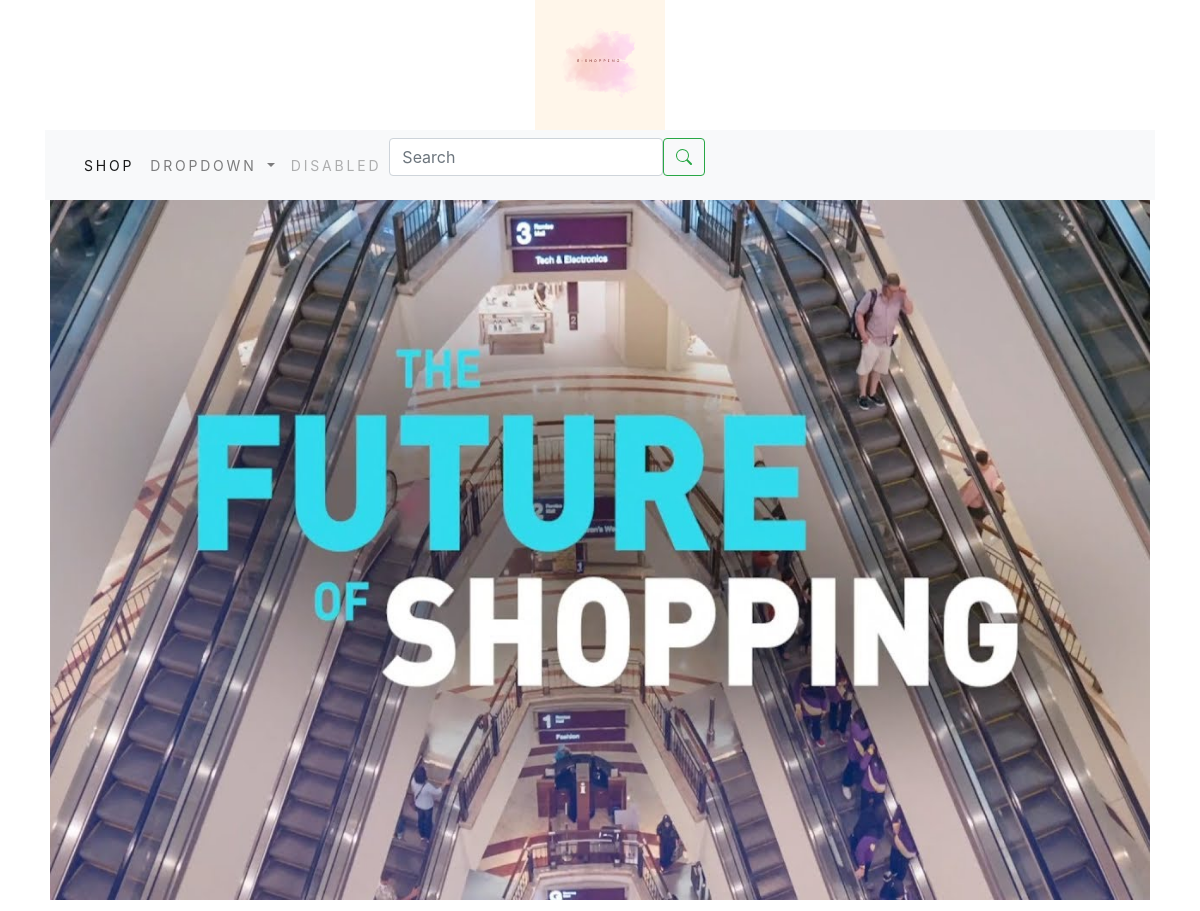
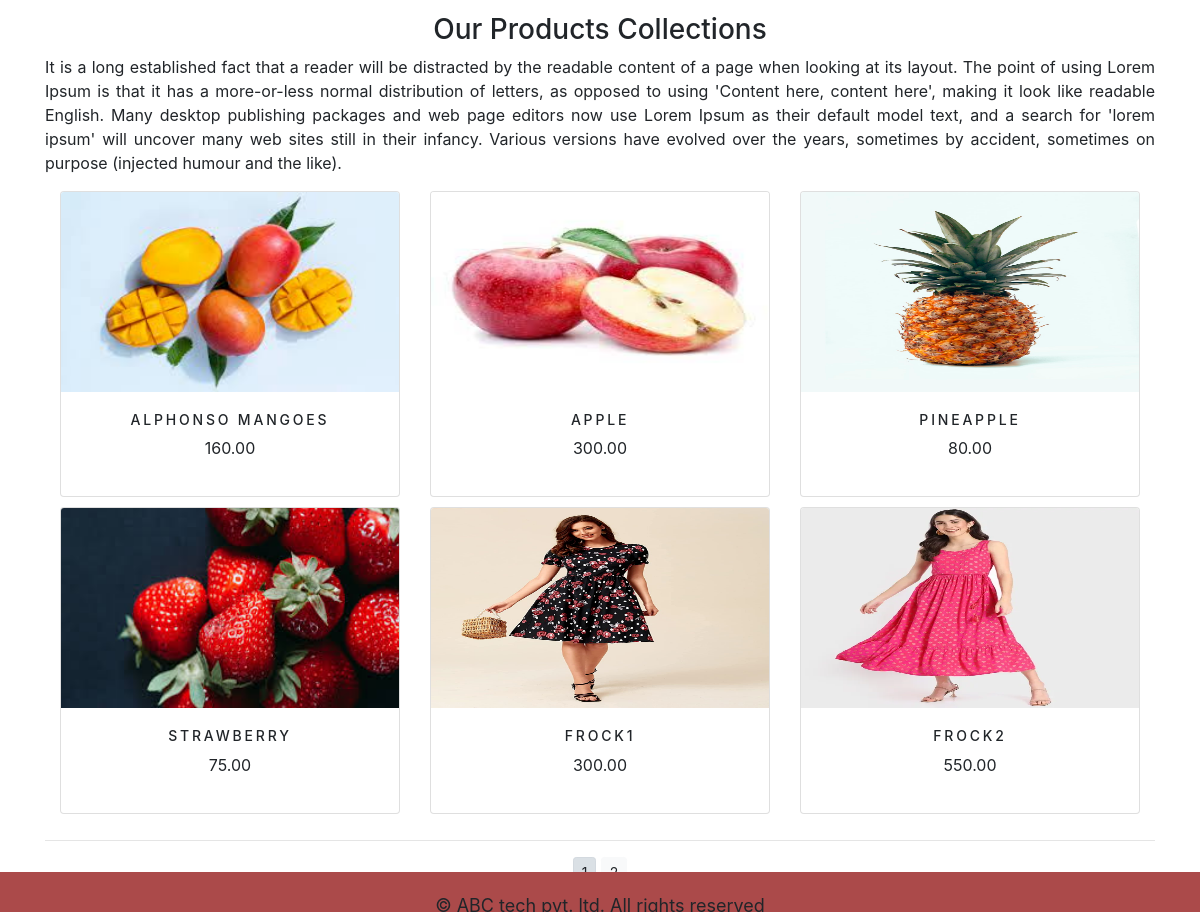
The page /shopapp/ on the database its author committed (2 pictures, top to bottom).
### shopapp/models.py (models this page shows)
class Product(models.Model):
    name=models.CharField(max_length=250,unique=True)
    slug=models.SlugField(max_length=250,unique=True)
    description=models.TextField(blank=True)
    price=models.DecimalField(max_digits=10,decimal_places=2)
    category=models.ForeignKey(Category,on_delete=models.CASCADE)
    image=models.ImageField(upload_to='product',blank=True)
    stock=models.IntegerField()
    available=models.BooleanField(default=True)
    created=models.DateTimeField(auto_now_add=True)
    updated=models.DateTimeField(auto_now=True)
    def get_url(self):
        return reverse('shopapp:prodCatdetail',args=[self.category.slug,self.slug])
    class Meta:
        ordering=('name',)
        verbose_name='product'
        verbose_name_plural='products'
    def __str__(self):
        return '{}' .format(self.name)

### shopapp/views.py (the view)
# urls.py: path('',views.allProdCat,name='allProdCat'),
def allProdCat(request,c_slug=None):
    c_page=None
    products_list=None
    if c_slug!=None:
        c_page=get_object_or_404(Category,slug=c_slug)
        products_list=Product.objects.all().filter(category=c_page,available=True)
    else:
        products_list=Product.objects.all().filter(available=True)
    paginator=Paginator(products_list,6)
    try:
        page=int(request.GET.get('page','1'))
    except:
        page=1
    try:
        products=paginator.page(page)
    except (EmptyPage,InvalidPage) :
        products=paginator.page(paginator.num_pages)
    print("pr",products_list)
    return render(request,"category.html",{'category':c_page,'products':products})

### cart/context_processors.py (called while the page is built)
def counter(request):
    item_count=0
    if 'admin' in request.path:
        return {}
    else:
        try:
            cart=Cart.objects.filter(cart_id=_cart_id(request))
            cart_items=CartItem.objects.all().filter(cart=cart[:1])
            for cart_item in cart_items:
                item_count += cart_item.quantity
        except Cart.DoesNotExist:
            item_count =0
    return dict(item_count=item_count)

### cart/views.py (called while the page is built)
def _cart_id(request):
    Cart=request.session.session_key
    if not Cart:
        Cart=request.session.create()
    return Cart

### shopapp/context_processors.py (called while the page is built)
def menu_links(request):
    links=Category.objects.all()
    return dict(links=links)

### shopapp/models.py (called while the page is built)
    def get_url(self):
        return reverse('shopapp:products_by_category',args=[self.slug])

### templates/category.html (shortened to what this page needs)
{% extends 'base.html' %}
{% load static %}
{% block content %}
    <div class="mx-auto">
        {% if category %}
        <img  src="{{category.image.url}}" alt="{{category.name}}">
    </div>
        <br>
        <div>
            <h2 class="text-center my_title">{{category.name}}</h2>
            <p class="text-justify">{{category.description}}</p>
        </div>
            {% else %}
            <div>
                <div style="text-align: center;">
                        <img class="my_image2" src="{% static 'images/banner.jpg' %}" alt="Our products" width="1000px" height="550px">
                    </div>
            </div> <br>
                <div>
                        <h3 class="text-center"> Our Products Collections</h3>
                        <p class="text-justify">
                             It is a long established fact that a reader will be distracted by the readable content of a page when looking at its layout. The point of using Lorem Ipsum is that it has a more-or-less normal distribution of letters, as opposed to using 'Content here, content here', making it look like readable English. Many desktop publishing packages and web page editors now use Lorem Ipsum as their default model text, and a search for 'lorem ipsum' will uncover many web sites still in their infancy. Various versions have evolved over the years, sometimes by accident, sometimes on purpose (injected humour and the like).
                        </p>
                        </div>
                     {% endif %}
                            <div class="container">
                                <div class="row mx_auto">
                                    {% for product in products.object_list %}
                                    <div class="my_bottom_margin col-9 col-sm-10 col-md-4 col-md-8 col-lg-4 ">
                                        <div class="card text-center" style="min-width:18rem;">
                                            <a href="{{product.get_url}}"><img class="card-img-top my_image" src="{{product.image.url}}" alt="{{product.name}}"></a>
                                            <div class="card-body">
                                                <h4>{{product.name}}</h4>
                                                <p>{{product.price}}</p>
                                            </div>
                                        </div>
                                    </div>
                                    {% endfor %}
                                </div>
                            </div>
                                <div class="mx-auto">
                                    {% if products.paginator.num_pages > 1 %}
                                    <hr>
                                    <div class="text-center">
                                        {% for pg in products.paginator.page_range %}
                                        <a href="?page={{pg}}" class="btn btn-light btn-sm {% if products.number == pg %} active {% endif %}">{{pg}}</a>
                                        {% endfor %}
                                    </div>
                                    {% endif %}
                                </div>
                                <br>
                            </div>
                                {% endblock %}

### static/css/custom.css (style rules this page uses)
body { font-family: 'Playfair Display', serif; }
.my_image { width: 100px; height: 200px; }
.my_image2 { width: 1100; height: 700 }
.my_bottom_margin { margin-bottom: 10px; }
.card-body h4 { font-size: 14px; text-transform: uppercase; letter-spacing: .2em; }

### rows shown on the page
Product: image (picture), name "ALPHONSO MANGOES", price "160.00"
Product: image (picture), name "APPLE", price "300.00"
Product: image (picture), name "PINEAPPLE", price "80.00"
Product: image (picture), name "STRAWBERRY", price "75.00"
Product: image (picture), name "FROCK1", price "300.00"
Product: image (picture), name "FROCK2", price "550.00"
